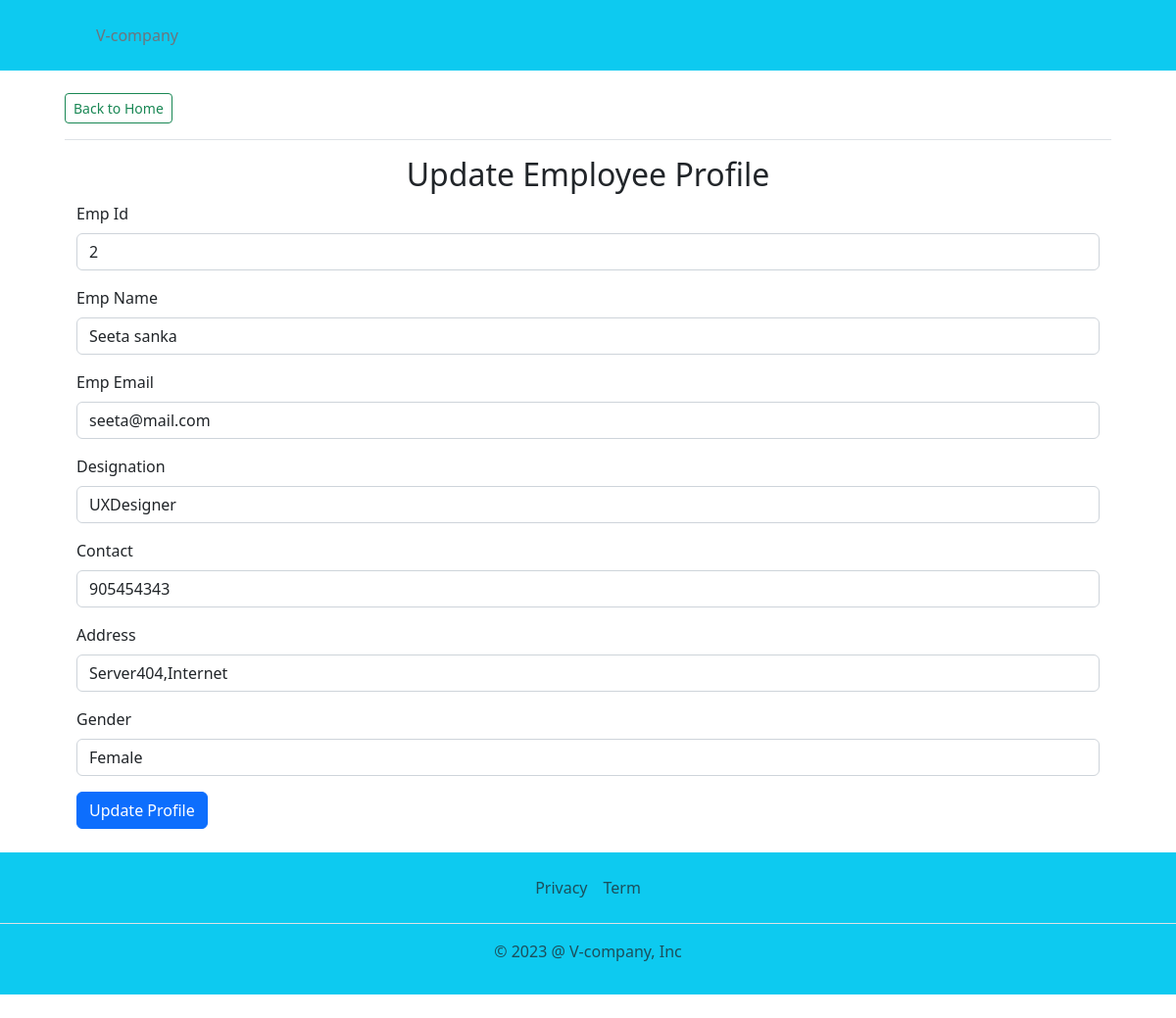
The app's page /Update.php?id=15 with its own data.
### tables this page shows
CREATE TABLE `cc` (
  `id` int(11) NOT NULL,
  `emp_id` varchar(20) NOT NULL,
  `emp_name` varchar(100) NOT NULL,
  `emp_email` varchar(100) NOT NULL,
  `gender` varchar(50) NOT NULL,
  `designation` varchar(100) NOT NULL,
  `contact` varchar(14) NOT NULL,
  `address` varchar(100) NOT NULL
);

### update.php (the view, shortened to what this page needs)
<?php
require 'dbconnect.php' ;
?>
<!DOCTYPE html>
<html lang="en">
<head>
    <link rel="stylesheet" href="css/bootstrap.min.css">
</head>
<body>
<?php include 'include/header.php' ?>
<div class="container">
<main class="col-md-12 ms-sm-auto col-lg-12 px-md-4">
      <div class="d-flex justify-content-between flex-wrap flex-md-nowrap align-items-center pt-3 pb-2 mb-3 border-bottom">
        <h2 class="h2">
                  <a class="btn btn-sm btn-outline-success" href="index.php">Back to Home </a>
                </h2>
      </div>
      <h2 class="text-center">Update Employee Profile </h2>
      <div class="table-responsive">
      <div class="container">
        <?php
        if(isset($_GET['id']))
        {
          $cc_id = mysqli_real_escape_string($conn, $_GET['id']);
          $sql = "SELECT * FROM cc WHERE id='$cc_id'";
          $sql_run = mysqli_query($conn,$sql);
          if(mysqli_num_rows($sql_run)>0)
          {
            $cc = mysqli_fetch_array($sql_run);
            ?>
        <form action="dbcrd.php"  method="post">
        <div class="mb-3">
          <label for="" class="form-label">Emp Id</label>
          <input type="text" name="emp_id" value="<?= $cc['emp_id'];?>" id="" class="form-control" placeholder="" aria-describedby="helpId">
        </div>
        <div class="mb-3">
          <label for="" class="form-label">Emp Name</label>
          <input type="text" name="emp_name" value="<?= $cc['emp_name'];?>" id="" class="form-control" placeholder="" aria-describedby="helpId">
        </div>
        <div class="mb-3">
          <label for="" class="form-label">Emp Email</label>
          <input type="email" class="form-control" value="<?= $cc['emp_email'];?>" name="emp_email" id="" aria-describedby="emailHelpId" placeholder="">
        </div>
        <div class="mb-3">
          <label for="" class="form-label">Designation</label>
          <input type="designation" class="form-control" value="<?= $cc['designation'];?>" name="designation" id="" placeholder="">
        </div>
        <div class="mb-3">
          <label for="" class="form-label">Contact</label>
          <input type="contact" class="form-control" value="<?= $cc['contact'];?>" name="contact" id="" placeholder="">
        </div>
        <div class="mb-3">
          <label for="" class="form-label">Address</label>
          <input type="address" class="form-control" value="<?= $cc['address'];?>" name="address" id="" placeholder="">
        </div>
        <div class="mb-3">
          <label for="" class="form-label">Gender</label>
          <input type="gender" class="form-control" value="<?= $cc['gender'];?>" name="gender" id="" placeholder="">
        </div>
        <button type="submit"  name="update" class="btn btn-primary">Update Profile</button>
      </div>
      </div>
      <?php
          }
          else
          {
            echo "No Profile";
          }
        }
        ?>
    </main>
    </div>
    <?php include 'include/footer.php' ?>
</body>
</html>

### records on screen
cc: emp_id "2", emp_name "Seeta sanka", emp_email "seeta@mail.com", designation "UXDesigner", contact "905454343", address "Server404,Internet", gender "Female"
